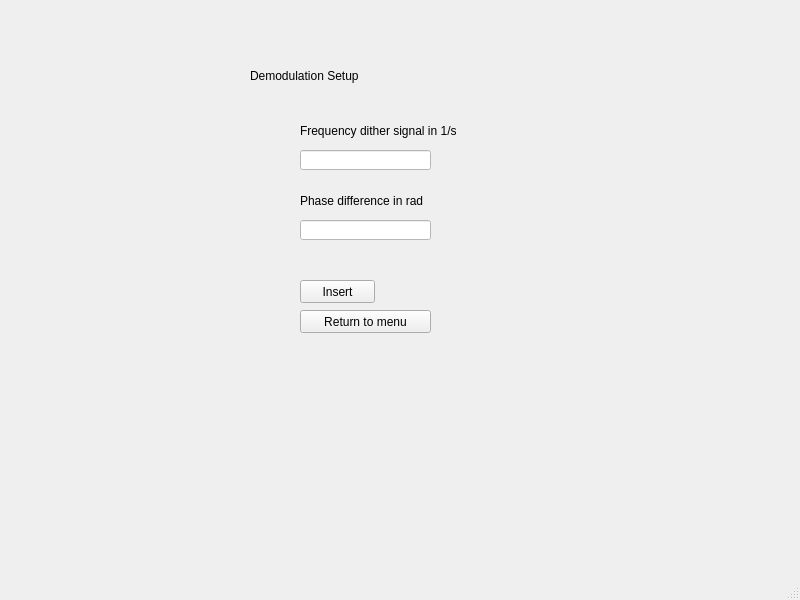
<?xml version="1.0" encoding="UTF-8"?>
<ui version="4.0">
 <class>MainWindow</class>
 <widget class="QMainWindow" name="MainWindow">
  <property name="geometry">
   <rect>
    <x>0</x>
    <y>0</y>
    <width>800</width>
    <height>600</height>
   </rect>
  </property>
  <property name="windowTitle">
   <string>MainWindow</string>
  </property>
  <widget class="QWidget" name="centralwidget">
   <widget class="QWidget" name="widget" native="true">
    <property name="geometry">
     <rect>
      <x>0</x>
      <y>0</y>
      <width>801</width>
      <height>601</height>
     </rect>
    </property>
    <property name="styleSheet">
     <string notr="true"/>
    </property>
    <widget class="QLabel" name="label">
     <property name="geometry">
      <rect>
       <x>250</x>
       <y>50</y>
       <width>321</width>
       <height>51</height>
      </rect>
     </property>
     <property name="styleSheet">
      <string notr="true">font: 24pt &quot;MS Shell Dlg 2&quot;;</string>
     </property>
     <property name="text">
      <string>Demodulation Setup</string>
     </property>
    </widget>
    <widget class="QLabel" name="label_2">
     <property name="geometry">
      <rect>
       <x>300</x>
       <y>120</y>
       <width>221</width>
       <height>21</height>
      </rect>
     </property>
     <property name="styleSheet">
      <string notr="true">font: 12pt &quot;MS Shell Dlg 2&quot;;</string>
     </property>
     <property name="text">
      <string>Frequency dither signal in 1/s</string>
     </property>
    </widget>
    <widget class="QLineEdit" name="dith_fre_line">
     <property name="geometry">
      <rect>
       <x>300</x>
       <y>150</y>
       <width>131</width>
       <height>20</height>
      </rect>
     </property>
     <property name="styleSheet">
      <string notr="true">background-color: rgb(255, 255, 255);</string>
     </property>
    </widget>
    <widget class="QLabel" name="label_3">
     <property name="geometry">
      <rect>
       <x>300</x>
       <y>190</y>
       <width>171</width>
       <height>21</height>
      </rect>
     </property>
     <property name="styleSheet">
      <string notr="true">font: 12pt &quot;MS Shell Dlg 2&quot;;</string>
     </property>
     <property name="text">
      <string>Phase difference in rad</string>
     </property>
    </widget>
    <widget class="QLineEdit" name="phase_diff_line">
     <property name="geometry">
      <rect>
       <x>300</x>
       <y>220</y>
       <width>131</width>
       <height>20</height>
      </rect>
     </property>
     <property name="styleSheet">
      <string notr="true">background-color: rgb(255, 255, 255);</string>
     </property>
    </widget>
    <widget class="QPushButton" name="insert_button">
     <property name="geometry">
      <rect>
       <x>300</x>
       <y>280</y>
       <width>75</width>
       <height>23</height>
      </rect>
     </property>
     <property name="text">
      <string>Insert</string>
     </property>
    </widget>
    <widget class="QLabel" name="error_label">
     <property name="geometry">
      <rect>
       <x>300</x>
       <y>250</y>
       <width>181</width>
       <height>16</height>
      </rect>
     </property>
     <property name="styleSheet">
      <string notr="true">color: rgb(255, 0, 0);</string>
     </property>
     <property name="text">
      <string/>
     </property>
    </widget>
    <widget class="QPushButton" name="return_button">
     <property name="geometry">
      <rect>
       <x>300</x>
       <y>310</y>
       <width>131</width>
       <height>23</height>
      </rect>
     </property>
     <property name="text">
      <string>Return to menu</string>
     </property>
    </widget>
   </widget>
  </widget>
  <widget class="QStatusBar" name="statusbar"/>
 </widget>
 <resources/>
 <connections/>
</ui>
